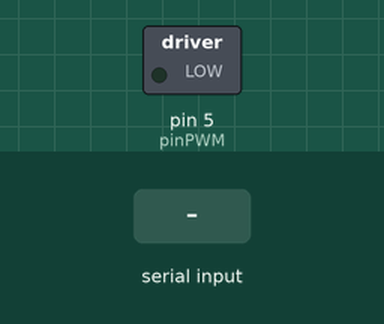
Recording of a sketch running on a simulated Arduino Uno, built with avr-gcc and run on an emulated ATmega328P. On the bench: switched loads named in the sketch (green lamp = pin HIGH). The test bench sets the inputs (shaded band). Pins used as bus, display or sensor lines are not drawn.

Above: at 1.2 s.
1.3 s: "a" received over Serial
At 2.7 s:
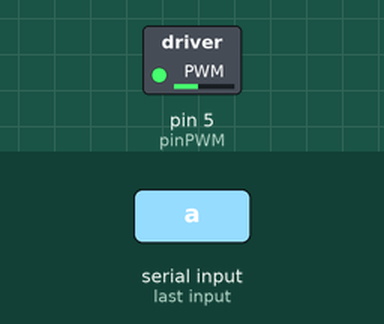
Timing chart, 0 to 4.3 s (numbered marks = the images above; inputs shaded):
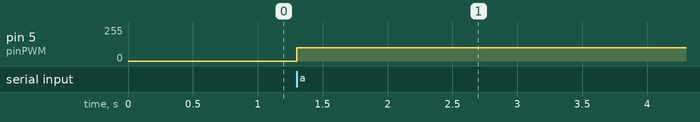

Measured:
- after the input at 1.3 s, pin 5 (pinPWM): 0/255 → 100/255 at once

The sketch:

ControlMotroCSharp.ino
```cpp
//Control de Motor por C#
int s1=2;
int s2=3;
int pinPWM=5;
char dato;

void setup() {
  // put your setup code here, to run once:
  Serial.begin(9600);
  pinMode(s1,OUTPUT);
  pinMode(s2,OUTPUT);


}

void loop() {
  // put your main code here, to run repeatedly:
  dato= Serial.read();

   if(dato == 'a')
  {
     digitalWrite(s1,LOW);
     digitalWrite(s2,HIGH);
     analogWrite(pinPWM,100);
     delay(200);
     digitalWrite(s1,LOW);
     digitalWrite(s2,LOW);
     delay(2500);
     digitalWrite(s1,HIGH);
     digitalWrite(s2,LOW);
     analogWrite(pinPWM,100);
     delay(200);
  }
 dato='b';
     digitalWrite(s1,LOW);
     digitalWrite(s2,LOW);

}
```
